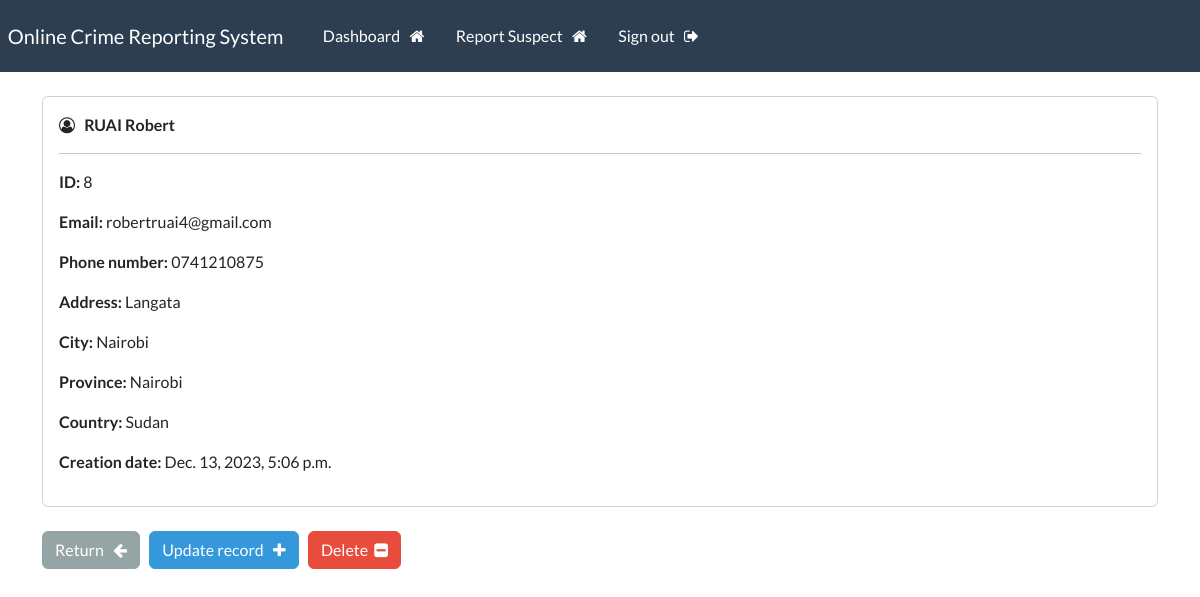
Page /record/8 (signed in) on the earlier database version.
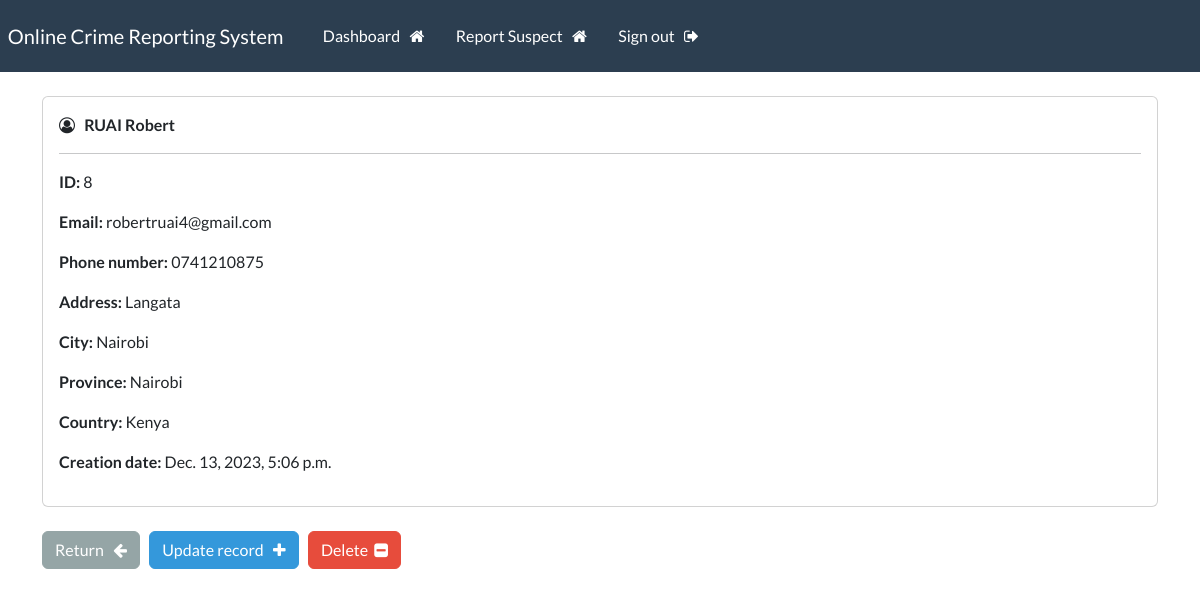
Same page on the later database version.
### webapp/models.py (models this page shows, shortened)
class Record(models.Model):
    creation_date = models.DateTimeField(auto_now_add=True)
    first_name = models.CharField(max_length=100)
    last_name = models.CharField(max_length=100)
    email = models.CharField(max_length=255)
    phone = models.CharField(max_length=20)
    address = models.CharField(max_length=300)
    city = models.CharField(max_length=255)
    province = models.CharField(max_length=200)
    country = models.CharField(max_length=125)

### webapp/views.py (the view)
# urls.py: path('record/<int:pk>', views.singular_record, name="record"),
@login_required(login_url='my-login')
def singular_record(request, pk):
    all_records = Record.objects.get(id=pk)
    context = {'record':all_records}
    return render(request, 'webapp/view-record.html', context=context)

### webapp/templates/webapp/view-record.html (shortened to what this page needs)
{% extends 'webapp/base.html' %}
{% block content %}
    <div class="card">
        <div class="card-body">
            <i class="fa fa-user-circle-o" aria-hidden="true"></i> &nbsp;
            <strong>
                {{record.last_name|upper}}
                {{record.first_name}}
            </strong>
            <hr>
            <p> <strong> ID: </strong> {{record.id}} </p>
            <p> <strong> Email: </strong> {{record.email}} </p>
            <p> <strong> Phone number: </strong> {{record.phone}} </p>
            <p> <strong> Address: </strong> {{record.address}} </p>
            <p> <strong> City: </strong> {{record.city}} </p>
            <p> <strong> Province: </strong> {{record.province}} </p>
            <p> <strong> Country: </strong> {{record.country}} </p>
            <p> <strong> Creation date: </strong> {{record.creation_date}} </p>
        </div>
    </div>
    <br>
    <a href="{% url 'dashboard' %}" class="btn btn-secondary"> Return &nbsp; <i class="fa fa-arrow-left" aria-hidden="true"></i> </a>
    <a href="{% url 'update-record' record.id %}" class="btn btn-info"> Update record &nbsp; <i class="fa fa-plus" aria-hidden="true"></i> </a>
    <a href="{% url 'delete-record' record.id %}" class="btn btn-danger"> Delete &nbsp;<i class="fa fa-minus-square" aria-hidden="true"></i> </a>
{% endblock %}

Differences in the rows shown:
changed Record "RUAI": country "Sudan" → "Kenya"
